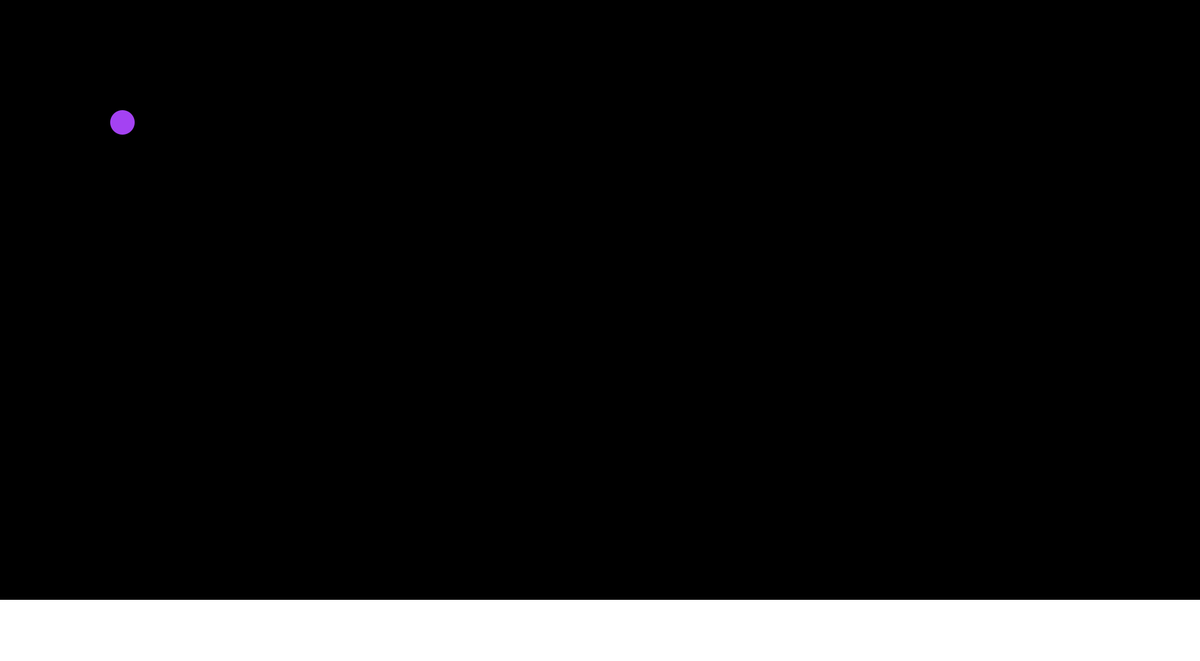
Frame 1 (no input)
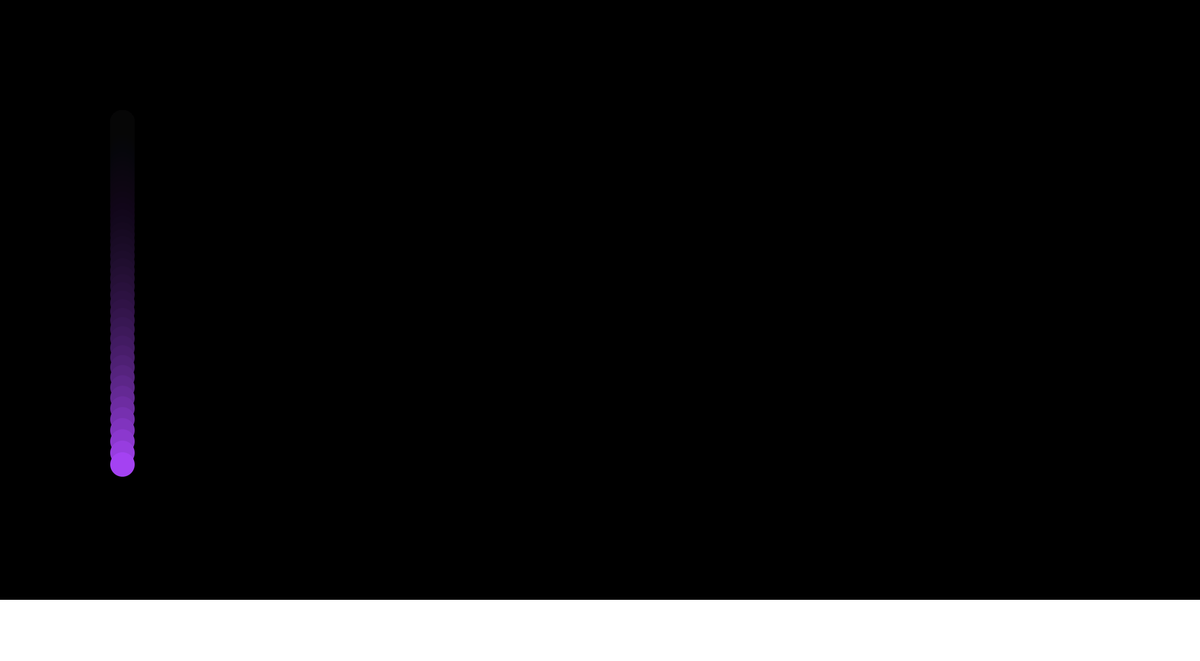
Frame 60 (the mouse pressed at the canvas centre just before this capture)
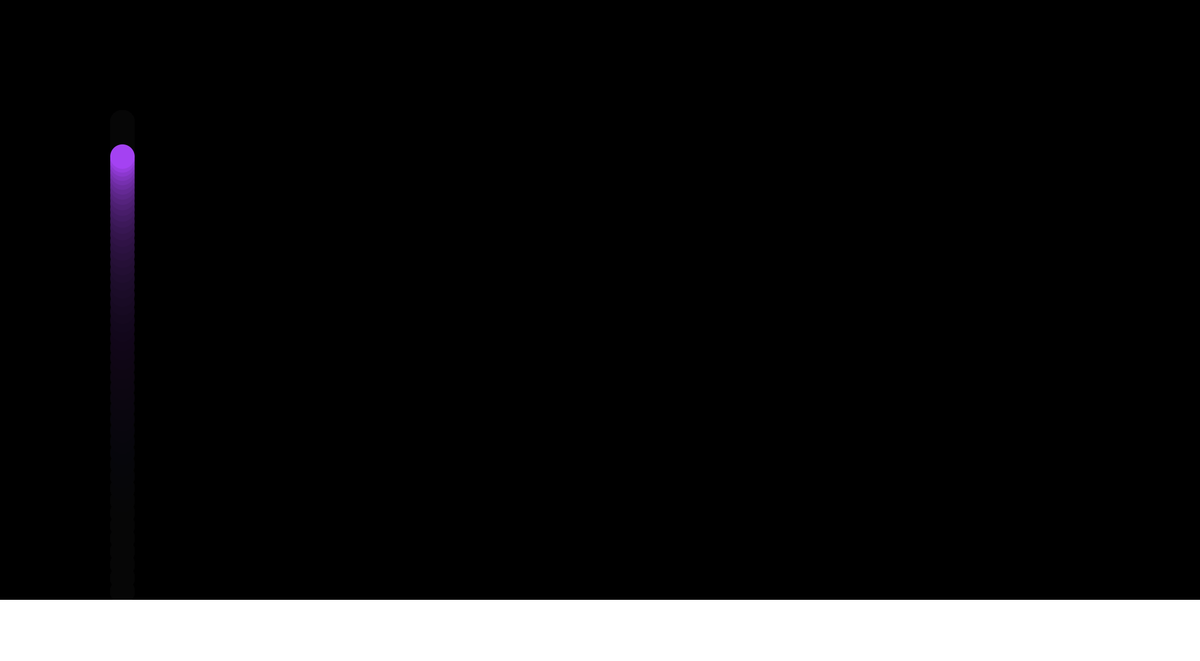
Frame 120 (the mouse held since frame 60 and released just before this capture)

The Processing sketch that drew these frames (run headless with seeded random() and noise(); from frame 60 on, the mouse is pressed at the canvas centre):

// Processing sketch: BallFrictionlessPlane
// ── BallFrictionlessPlane.pde
float x = 200;
float y = 200;
float xs = 0;
float ys = 0;
float g = 9.8/30; // units/frame > 60 fps (9.8 u/s) positive 9.8, because the y direction is positive in processing
float r = 40;
float d = 2;

color c;

void setup() {
  size(1960, 1080);

  noStroke();
  background(0);

  c = color(random(255), random(255), random(255));
}

void draw() {
  fill(0, 0, 0, 20);
  rect(-2, -2, width+4, height+4);

  fill(255);
  rect(0, height-100, width, 100);

  fill(c);
  ellipse(x, y, r, r);

  x+=xs; // move
  y+=ys;

  ys+=g; // grav

  if (y+r/2 > height-100) {
    ys*=-1;
    ys+=g;
  }

  if (x+r/2 > width && xs > 0) {
    xs*=-.95;
    c = color(random(255), random(255), random(255));
  }
  if (x-r/2 < 0 && xs < 0) {
    xs*=-.95;
    c = color(random(255), random(255), random(255));
  }

  if (keyPressed && keyCode == LEFT) {
    xs-=0.2;
  }
  if (keyPressed && keyCode == RIGHT) {
    xs+=0.2;
  }

  if (keyPressed && key == 'M' && mousePressed) {
    xs = 0;
    ys = 0;
    key = 'm'; // calls the rest
  }

  if (keyPressed && key == 'm' && mousePressed) {
    x = mouseX;
    y = mouseY;

    ys-=g; // to prevent speed multiplying
    xs = 0;
  }
  if (keyPressed && key == 'g' && g > 1.1/60) {
    g-=1.0/30;
  }
  if (keyPressed && key == 'G' && g < 2) {
    g+=1.0/30;
  }
}
